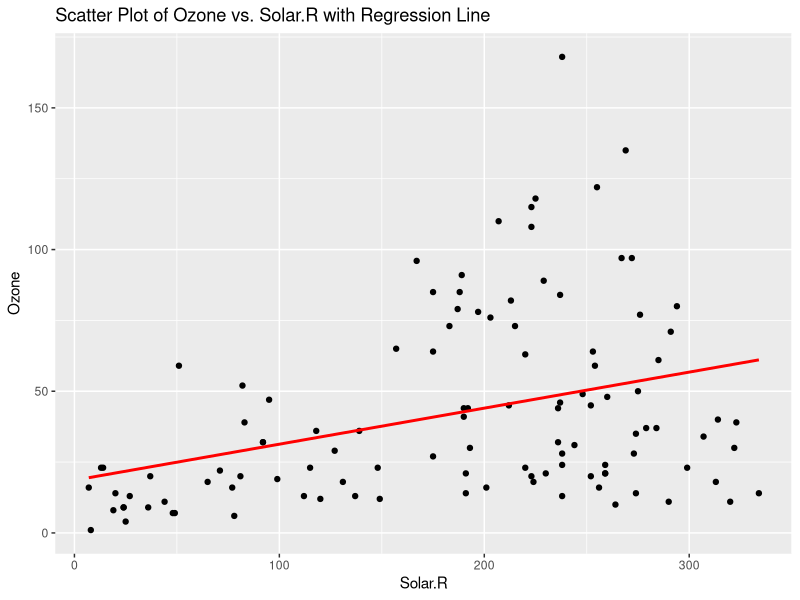

Write R code to recreate this figure.
library(ggplot2)
data(airquality)
na_percentage_threshold <- 0.1
missing_percent <- colMeans(is.na(airquality))
for (col in colnames(airquality)) {
  if (missing_percent[col] < na_percentage_threshold) {
    airquality[is.na(airquality[[col]]), col] <- mean(airquality[[col]], na.rm = TRUE)
  } else {
    airquality <- airquality[complete.cases(airquality), ]
  }
}
lm_model <- lm(Ozone ~ Solar.R, data = airquality)
summary(lm_model)
ggplot(airquality, aes(x = Solar.R, y = Ozone)) +
  geom_point() +
  geom_smooth(method = "lm", se = FALSE, color = "red") +
  labs(title = "Scatter Plot of Ozone vs. Solar.R with Regression Line")